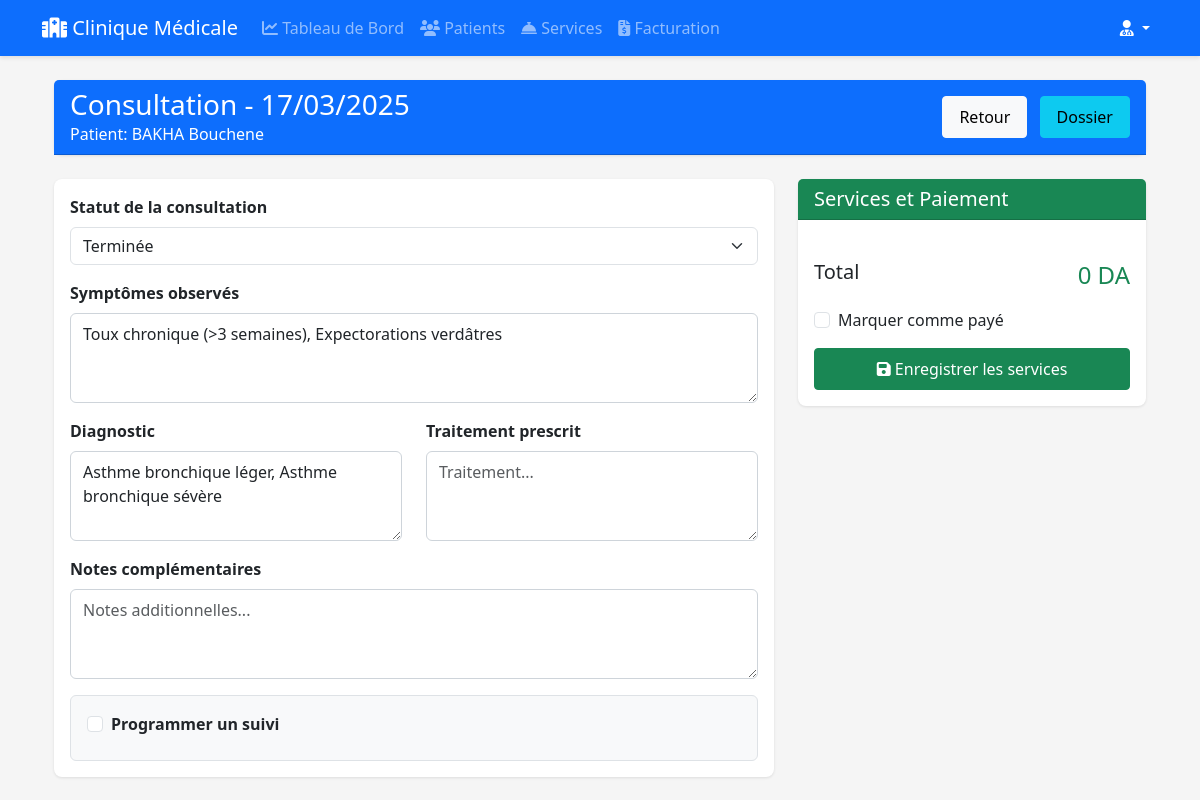
The page /appointment/1/update (signed in) on the database its author committed.
### app.py (models this page shows, shortened)
class AppSettings(db.Model):
    id = db.Column(db.Integer, primary_key=True)
    app_name = db.Column(db.String(100), nullable=False, default='Clinique Médicale')
    logo_url = db.Column(db.String(200))
    clinic_address = db.Column(db.Text)  # Ajout de l'adresse
    primary_color = db.Column(db.String(20), default='#0d6efd')
    last_updated = db.Column(db.DateTime, default=datetime.utcnow)
    @staticmethod
    def get_settings():
        settings = AppSettings.query.first()
        if not settings:
            settings = AppSettings()
            db.session.add(settings)
            db.session.commit()
        return settings

class Appointment(db.Model):
    id = db.Column(db.Integer, primary_key=True)
    patient_id = db.Column(db.Integer, db.ForeignKey('patient.id'), nullable=True)
    temp_patient_id = db.Column(db.Integer, db.ForeignKey('temporary_patient.id'), nullable=True)
    doctor_id = db.Column(db.Integer, db.ForeignKey('user.id'), nullable=False)
    date = db.Column(db.DateTime, nullable=False)
    reason = db.Column(db.String(50), nullable=False)  # Changed from Text to String(50)
    notes = db.Column(db.Text)
    status = db.Column(db.String(20), default='scheduled')  # 'scheduled', 'completed', 'cancelled'
    doctor = db.relationship('User', backref='appointments')
    consultation = db.relationship('Consultation', backref=db.backref('appointment', uselist=False), uselist=False)

class Patient(db.Model):
    id = db.Column(db.Integer, primary_key=True)
    first_name = db.Column(db.String(100), nullable=False)
    last_name = db.Column(db.String(100), nullable=False)
    date_of_birth = db.Column(db.Date, nullable=False)
    phone = db.Column(db.String(20))
    medical_history = db.Column(db.Text)
    weight = db.Column(db.Float)
    height = db.Column(db.Float)
    diagnostic = db.Column(db.Text)
    treatment = db.Column(db.Text)
    next_appointment_date = db.Column(db.DateTime, nullable=True)
    appointments = db.relationship('Appointment', backref='patient', lazy=True)
    symptoms = db.Column(db.Text)  # Add this line

class Consultation(db.Model):
    id = db.Column(db.Integer, primary_key=True)
    appointment_id = db.Column(db.Integer, db.ForeignKey('appointment.id'), nullable=False)
    date = db.Column(db.DateTime, nullable=False)
    symptoms = db.Column(db.Text)
    diagnostic = db.Column(db.Text)
    treatment = db.Column(db.Text)
    notes = db.Column(db.Text)
    follow_up_needed = db.Column(db.Boolean, default=False)
    next_appointment_date = db.Column(db.Date, nullable=True)
    consultation_order = db.Column(db.Integer, nullable=False)  # 1 = première consultation, 2+ = suivis

### app.py (the view, shortened to what this page needs)
@app.route('/appointment/<int:appointment_id>/update', methods=['GET', 'POST'])
def update_appointment(appointment_id):
    if 'user_id' not in session:
        return redirect(url_for('index'))
    appointment = Appointment.query.get_or_404(appointment_id)
    services = Service.query.filter_by(is_active=True).all()
    return render_template('update_appointment.html',
                         appointment=appointment,
                         services=services,
                         reasons=APPOINTMENT_REASONS)

### app.py (called while the page is built)
@app.context_processor
def inject_settings():
    return {'app_settings': AppSettings.get_settings()}

### templates/update_appointment.html (shortened to what this page needs)
{% extends 'base.html' %}
{% block content %}
<div class="container">
    <div class="card mb-4">
        <div class="card-header bg-primary text-white">
            <div class="row align-items-center">
                <div class="col-md-8">
                    <h3 class="mb-0">Consultation - {{ appointment.date.strftime('%d/%m/%Y') }}</h3>
                    <p class="mb-0">Patient: {{ appointment.patient.first_name }} {{ appointment.patient.last_name }}</p>
                </div>
                <div class="col-md-4 text-end">
                    <a href="{{ url_for('dashboard') }}" class="btn btn-light me-2">Retour</a>
                    <a href="{{ url_for('patient_details', patient_id=appointment.patient.id) }}" class="btn btn-info">Dossier</a>
                </div>
            </div>
        </div>
    </div>
    <div class="row">
        <div class="col-md-8">
            <div class="card mb-4">
                <div class="card-body">
                    <form method="post">
                        <div class="mb-3">
                            <label class="form-label fw-bold">Statut de la consultation</label>
                            <select name="status" class="form-select">
                                <option value="completed" {% if appointment.status == 'completed' %}selected{% endif %}>Terminée</option>
                            </select>
                        </div>
                        <div class="mb-3">
                            <label class="form-label fw-bold">Symptômes observés</label>
                            <textarea name="symptoms" class="form-control" rows="3" placeholder="Décrivez les symptômes...">{{ appointment.consultation.symptoms if appointment.consultation else '' }}</textarea>
                        </div>
                        <div class="row">
                            <div class="col-md-6">
                                <div class="mb-3">
                                    <label class="form-label fw-bold">Diagnostic</label>
                                    <textarea name="diagnostic" class="form-control" rows="3" placeholder="Diagnostic...">{{ appointment.patient.diagnostic or '' }}</textarea>
                                </div>
                            </div>
                            <div class="col-md-6">
                                <div class="mb-3">
                                    <label class="form-label fw-bold">Traitement prescrit</label>
                                    <textarea name="treatment" class="form-control" rows="3" placeholder="Traitement...">{{ appointment.patient.treatment or '' }}</textarea>
                                </div>
                            </div>
                        </div>
                        <div class="mb-3">
                            <label class="form-label fw-bold">Notes complémentaires</label>
                            <textarea name="notes" class="form-control" rows="3" placeholder="Notes additionnelles...">{{ appointment.consultation.notes if appointment.consultation else '' }}</textarea>
                        </div>
                        <div class="border rounded p-3 bg-light">
                            <div class="form-check mb-2">
                                <input class="form-check-input" type="checkbox" id="follow_up_needed" name="follow_up_needed">
                                <label class="form-check-label fw-bold" for="follow_up_needed">
                                    Programmer un suivi
                                </label>
                            </div>
                        </div>
                    </form>
                </div>
            </div>
        </div>
        <div class="col-md-4">
            <div class="card">
                <div class="card-header bg-success text-white">
                    <h5 class="mb-0">Services et Paiement</h5>
                </div>
                <div class="card-body">
                    <form method="post" action="{{ url_for('add_consultation_services', appointment_id=appointment.id) }}">
                        <div class="mt-4">
                            <div class="d-flex justify-content-between align-items-center mb-3">
                                <h5>Total</h5>
                                <h4 id="total-amount" class="text-success mb-0">0 DA</h4>
                            </div>
                            <div class="form-check mb-3">
                                <input class="form-check-input" type="checkbox" name="paid" id="paid">
                                <label class="form-check-label" for="paid">
                                    Marquer comme payé
                                </label>
                            </div>
                            <button type="submit" class="btn btn-success w-100">
                                <i class="fas fa-save"></i> Enregistrer les services
                            </button>
                        </div>
                    </form>
                </div>
            </div>
        </div>
    </div>
</div>
{% endblock %}

### templates/base.html (shortened to what this page needs)
<!DOCTYPE html>
<html lang="fr">
<head>
    <link href="https://cdn.jsdelivr.net/npm/bootstrap@5.3.0/dist/css/bootstrap.min.css" rel="stylesheet">
    <link href="https://cdn.jsdelivr.net/npm/@fortawesome/fontawesome-free@6/css/all.min.css" rel="stylesheet">
    <link href="https://cdn.jsdelivr.net/npm/animate.css@4.1.1/animate.min.css" rel="stylesheet">
    <link href="https://cdn.jsdelivr.net/npm/sweetalert2@11/dist/sweetalert2.min.css" rel="stylesheet">
    <link href="{{ url_for('static', filename='css/style.css') }}" rel="stylesheet">
</head>
<body>
    {% if 'user_id' in session %}
    <nav class="navbar navbar-expand-lg navbar-dark bg-primary mb-4">
        <div class="container">
            <a class="navbar-brand" href="{{ url_for('dashboard') }}">
                <i class="fas fa-hospital"></i> {{ app_settings.app_name }}
            </a>
            <div class="collapse navbar-collapse" id="navbarNav">
                <ul class="navbar-nav me-auto">
                    <li class="nav-item">
                        <a class="nav-link {% if request.endpoint == 'dashboard' %}active{% endif %}"
                           href="{{ url_for('dashboard') }}">
                            <i class="fas fa-chart-line"></i> Tableau de Bord
                        </a>
                    </li>
                    <li class="nav-item">
                        <a class="nav-link {% if request.endpoint == 'patients' %}active{% endif %}"
                           href="{{ url_for('patients') }}">
                            <i class="fas fa-users"></i> Patients
                        </a>
                    </li>
                    {% if session.get('user_role') == 'doctor' %}
                    <li class="nav-item">
                        <a class="nav-link {% if request.endpoint == 'manage_services' %}active{% endif %}"
                           href="{{ url_for('manage_services') }}">
                            <i class="fas fa-concierge-bell"></i> Services
                        </a>
                    </li>
                    <li class="nav-item">
                        <a class="nav-link {% if request.endpoint == 'billing' %}active{% endif %}"
                           href="{{ url_for('billing') }}">
                            <i class="fas fa-file-invoice-dollar"></i> Facturation
                        </a>
                    </li>
                    {% endif %}
                </ul>
                <div class="navbar-nav">
                    <div class="nav-item dropdown">
                        <a class="nav-link dropdown-toggle text-white" href="#" id="userDropdown"
                           role="button" data-bs-toggle="dropdown">
                            <i class="fas fa-user-md"></i>
                        </a>
                    </div>
                </div>
            </div>
        </div>
    </nav>
    {% endif %}
    <div class="container">
        {% block content %}{% endblock %}
    </div>
</body>
</html>

### static/css/style.css (style rules this page uses)
:root { --primary-color: #0d6efd; --secondary-color: #6c757d; --success-color: #198754; --warning-color: #ffc107; --danger-color: #dc3545; --light-bg: #f8f9fa; }
body { background-color: var(--light-bg); }
.card { border: none; border-radius: 0.5rem; box-shadow: 0 2px 4px rgba(0,0,0,0.05); transition: transform 0.2s ease, box-shadow 0.2s ease; }
.form-control { border-radius: 0.375rem; border: 1px solid #ced4da; padding: 0.5rem 0.75rem; }
.btn { border-radius: 0.375rem; padding: 0.5rem 1rem; transition: all 0.2s ease; }
body { background-color: #f5f5f5; }
.navbar { box-shadow: 0 2px 4px rgba(0, 0, 0, 0.1); }
.card { box-shadow: 0 1px 3px rgba(0, 0, 0, 0.1); border-radius: 8px; margin-bottom: 20px; }
.card-header { border-top-left-radius: 8px; border-top-right-radius: 8px; }
.btn { border-radius: 4px; }

### rows shown on the page
AppSettings: app_name "Clinique Médicale"
Appointment: date "17/03/2025", status "Terminée"
Patient: patient.first_name "BAKHA", patient.last_name "Bouchene", diagnostic "Asthme bronchique léger, Asthme bronchique sévère"
Consultation: symptoms "Toux chronique (>3 semaines), Expectorations verdâtres"
